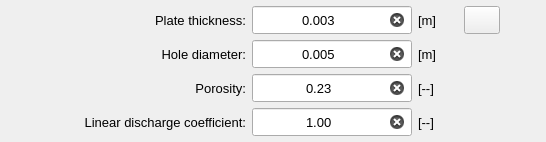
                   <widget class="QFrame" name="frame_7">
                    <property name="frameShape">
                     <enum>QFrame::Shape::NoFrame</enum>
                    </property>
                    <property name="frameShadow">
                     <enum>QFrame::Shadow::Raised</enum>
                    </property>
                    <layout class="QGridLayout" name="gridLayout_9">
                     <property name="leftMargin">
                      <number>6</number>
                     </property>
                     <property name="topMargin">
                      <number>6</number>
                     </property>
                     <property name="rightMargin">
                      <number>6</number>
                     </property>
                     <property name="bottomMargin">
                      <number>6</number>
                     </property>
                     <property name="spacing">
                      <number>6</number>
                     </property>
                     <item row="2" column="1">
                      <widget class="QLabel" name="label_8">
                       <property name="minimumSize">
                        <size>
                         <width>200</width>
                         <height>0</height>
                        </size>
                       </property>
                       <property name="maximumSize">
                        <size>
                         <width>200</width>
                         <height>16777215</height>
                        </size>
                       </property>
                       <property name="font">
                        <font>
                         <pointsize>10</pointsize>
                        </font>
                       </property>
                       <property name="text">
                        <string>Hole diameter:</string>
                       </property>
                       <property name="alignment">
                        <set>Qt::AlignmentFlag::AlignRight|Qt::AlignmentFlag::AlignTrailing|Qt::AlignmentFlag::AlignVCenter</set>
                       </property>
                      </widget>
                     </item>
                     <item row="5" column="4">
                      <widget class="QLabel" name="label_20">
                       <property name="minimumSize">
                        <size>
                         <width>40</width>
                         <height>0</height>
                        </size>
                       </property>
                       <property name="maximumSize">
                        <size>
                         <width>40</width>
                         <height>16777215</height>
                        </size>
                       </property>
                       <property name="font">
                        <font>
                         <pointsize>10</pointsize>
                        </font>
                       </property>
                       <property name="text">
                        <string>[--]</string>
                       </property>
                      </widget>
                     </item>
                     <item row="4" column="3">
                      <widget class="QLineEdit" name="lineEdit_porosity">
                       <property name="enabled">
                        <bool>true</bool>
                       </property>
                       <property name="minimumSize">
                        <size>
                         <width>160</width>
                         <height>28</height>
                        </size>
                       </property>
                       <property name="maximumSize">
                        <size>
                         <width>200</width>
                         <height>28</height>
                        </size>
                       </property>
                       <property name="font">
                        <font>
                         <pointsize>10</pointsize>
                        </font>
                       </property>
                       <property name="text">
                        <string>0.23</string>
                       </property>
                       <property name="alignment">
                        <set>Qt::AlignmentFlag::AlignCenter</set>
                       </property>
                       <property name="clearButtonEnabled">
                        <bool>true</bool>
                       </property>
                      </widget>
                     </item>
                     <item row="0" column="4">
                      <widget class="QLabel" name="label_21">
                       <property name="minimumSize">
                        <size>
                         <width>40</width>
                         <height>0</height>
                        </size>
                       </property>
                       <property name="maximumSize">
                        <size>
                         <width>40</width>
                         <height>16777215</height>
                        </size>
                       </property>
                       <property name="font">
                        <font>
                         <pointsize>10</pointsize>
                        </font>
                       </property>
                       <property name="text">
                        <string>[m]</string>
                       </property>
                      </widget>
                     </item>
                     <item row="4" column="4">
                      <widget class="QLabel" name="label_19">
                       <property name="minimumSize">
                        <size>
                         <width>40</width>
                         <height>0</height>
                        </size>
                       </property>
                       <property name="maximumSize">
                        <size>
                         <width>40</width>
                         <height>16777215</height>
                        </size>
                       </property>
                       <property name="font">
                        <font>
                         <pointsize>10</pointsize>
                        </font>
                       </property>
                       <property name="text">
                        <string>[--]</string>
                       </property>
                      </widget>
                     </item>
                     <item row="4" column="1">
                      <widget class="QLabel" name="label_7">
                       <property name="minimumSize">
                        <size>
                         <width>200</width>
                         <height>0</height>
                        </size>
                       </property>
                       <property name="maximumSize">
                        <size>
                         <width>200</width>
                         <height>16777215</height>
                        </size>
                       </property>
                       <property name="font">
                        <font>
                         <pointsize>10</pointsize>
                        </font>
                       </property>
                       <property name="text">
                        <string>Porosity:</string>
                       </property>
                       <property name="alignment">
                        <set>Qt::AlignmentFlag::AlignRight|Qt::AlignmentFlag::AlignTrailing|Qt::AlignmentFlag::AlignVCenter</set>
                       </property>
                      </widget>
                     </item>
                     <item row="5" column="3">
                      <widget class="QLineEdit" name="lineEdit_linear_discharge_coefficient">
                       <property name="enabled">
                        <bool>true</bool>
                       </property>
                       <property name="minimumSize">
                        <size>
                         <width>160</width>
                         <height>28</height>
                        </size>
                       </property>
                       <property name="maximumSize">
                        <size>
                         <width>200</width>
                         <height>28</height>
                        </size>
                       </property>
                       <property name="font">
                        <font>
                         <pointsize>10</pointsize>
                        </font>
                       </property>
                       <property name="toolTip">
                        <string>Linear discharge coefficient</string>
                       </property>
                       <property name="text">
                        <string>1.00</string>
                       </property>
                       <property name="alignment">
                        <set>Qt::AlignmentFlag::AlignCenter</set>
                       </property>
                       <property name="clearButtonEnabled">
                        <bool>true</bool>
                       </property>
                      </widget>
                     </item>
                     <item row="0" column="0">
                      <spacer name="horizontalSpacer_8">
                       <property name="orientation">
                        <enum>Qt::Orientation::Horizontal</enum>
                       </property>
                       <property name="sizeHint" stdset="0">
                        <size>
                         <width>40</width>
                         <height>20</height>
                        </size>
                       </property>
                      </spacer>
                     </item>
                     <item row="2" column="3">
                      <widget class="QLineEdit" name="lineEdit_hole_diameter">
                       <property name="minimumSize">
                        <size>
                         <width>160</width>
                         <height>28</height>
                        </size>
                       </property>
                       <property name="maximumSize">
                        <size>
                         <width>200</width>
                         <height>28</height>
                        </size>
                       </property>
                       <property name="font">
                        <font>
                         <pointsize>10</pointsize>
                        </font>
                       </property>
                       <property name="text">
                        <string>0.005</string>
                       </property>
                       <property name="alignment">
                        <set>Qt::AlignmentFlag::AlignCenter</set>
                       </property>
                       <property name="clearButtonEnabled">
                        <bool>true</bool>
                       </property>
                      </widget>
                     </item>
                     <item row="5" column="1">
                      <widget class="QLabel" name="label_10">
                       <property name="minimumSize">
                        <size>
                         <width>200</width>
                         <height>0</height>
                        </size>
                       </property>
                       <property name="maximumSize">
                        <size>
                         <width>200</width>
                         <height>16777215</height>
                        </size>
                       </property>
                       <property name="font">
                        <font>
                         <pointsize>10</pointsize>
                        </font>
                       </property>
                       <property name="text">
                        <string>Linear discharge coefficient:</string>
                       </property>
                       <property name="alignment">
                        <set>Qt::AlignmentFlag::AlignRight|Qt::AlignmentFlag::AlignTrailing|Qt::AlignmentFlag::AlignVCenter</set>
                       </property>
                      </widget>
                     </item>
                     <item row="0" column="1">
                      <widget class="QLabel" name="label_13">
                       <property name="minimumSize">
                        <size>
                         <width>200</width>
                         <height>0</height>
                        </size>
                       </property>
                       <property name="maximumSize">
                        <size>
                         <width>200</width>
                         <height>16777215</height>
                        </size>
                       </property>
                       <property name="font">
                        <font>
                         <pointsize>10</pointsize>
                        </font>
                       </property>
                       <property name="text">
                        <string>Plate thickness:</string>
                       </property>
                       <property name="alignment">
                        <set>Qt::AlignmentFlag::AlignRight|Qt::AlignmentFlag::AlignTrailing|Qt::AlignmentFlag::AlignVCenter</set>
                       </property>
                      </widget>
                     </item>
                     <item row="2" column="4">
                      <widget class="QLabel" name="label_22">
                       <property name="minimumSize">
                        <size>
                         <width>40</width>
                         <height>0</height>
                        </size>
                       </property>
                       <property name="maximumSize">
                        <size>
                         <width>40</width>
                         <height>16777215</height>
                        </size>
                       </property>
                       <property name="font">
                        <font>
                         <pointsize>10</pointsize>
                        </font>
                       </property>
                       <property name="text">
                        <string>[m]</string>
                       </property>
                      </widget>
                     </item>
                     <item row="0" column="3">
                      <widget class="QLineEdit" name="lineEdit_plate_thickness">
                       <property name="enabled">
                        <bool>true</bool>
                       </property>
                       <property name="minimumSize">
                        <size>
                         <width>160</width>
                         <height>28</height>
                        </size>
                       </property>
                       <property name="maximumSize">
                        <size>
                         <width>200</width>
                         <height>28</height>
                        </size>
                       </property>
                       <property name="font">
                        <font>
                         <pointsize>10</pointsize>
                        </font>
                       </property>
                       <property name="text">
                        <string>0.003</string>
                       </property>
                       <property name="alignment">
                        <set>Qt::AlignmentFlag::AlignCenter</set>
                       </property>
                       <property name="clearButtonEnabled">
                        <bool>true</bool>
                       </property>
                      </widget>
                     </item>
                     <item row="0" column="6">
                      <spacer name="horizontalSpacer">
                       <property name="orientation">
                        <enum>Qt::Orientation::Horizontal</enum>
                       </property>
                       <property name="sizeHint" stdset="0">
                        <size>
                         <width>40</width>
                         <height>20</height>
                        </size>
                       </property>
                      </spacer>
                     </item>
                     <item row="0" column="5">
                      <widget class="QPushButton" name="pushButton_clean_inputs">
                       <property name="minimumSize">
                        <size>
                         <width>36</width>
                         <height>28</height>
                        </size>
                       </property>
                       <property name="maximumSize">
                        <size>
                         <width>36</width>
                         <height>28</height>
                        </size>
                       </property>
                       <property name="text">
                        <string/>
                       </property>
                       <property name="icon">
                        <iconset resource="../../../icons/resources.qrc">
                         <normaloff>:/icons/broom.png</normaloff>:/icons/broom.png</iconset>
                       </property>
                       <property name="iconSize">
                        <size>
                         <width>18</width>
                         <height>18</height>
                        </size>
                       </property>
                       <property name="autoDefault">
                        <bool>false</bool>
                       </property>
                      </widget>
                     </item>
                    </layout>
                   </widget>
